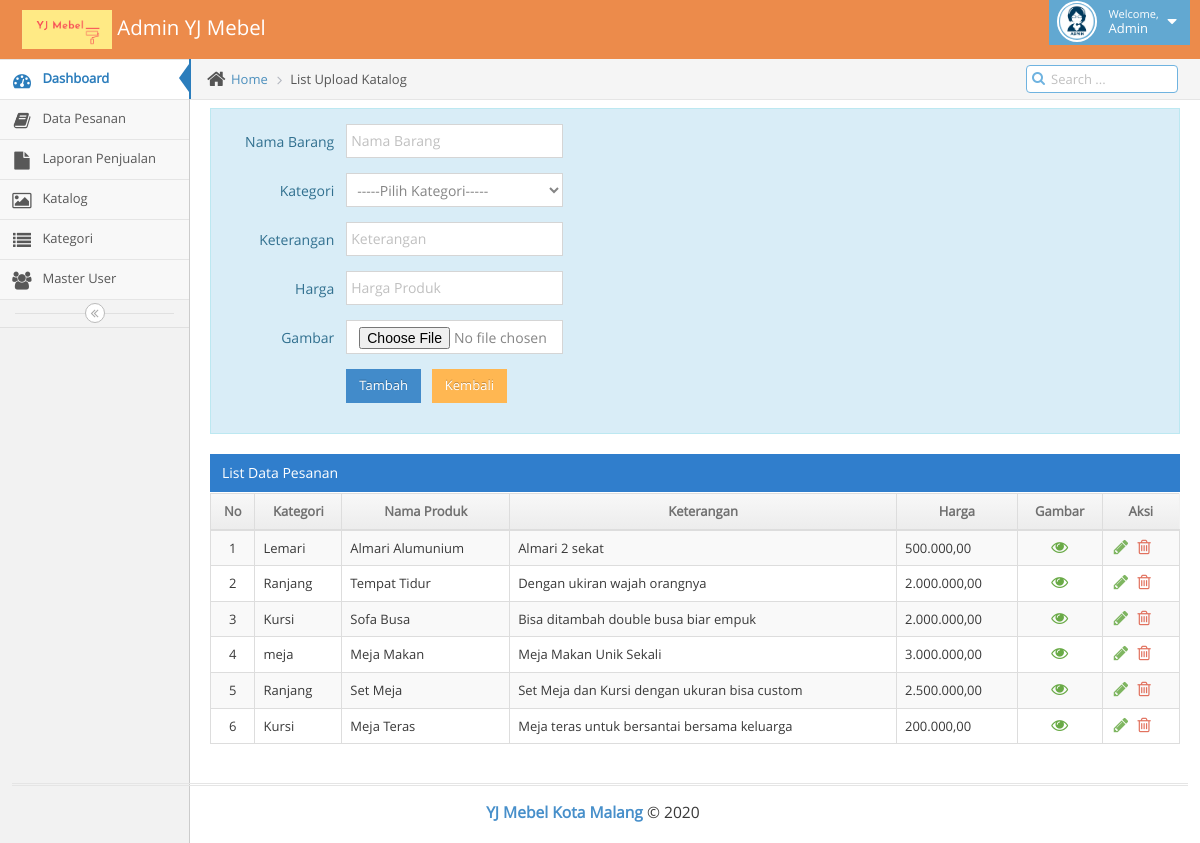
The page /admin_mebel/h_admin/index.php?katalog (signed in) on the database its author committed.
### tables this page shows
CREATE TABLE `produk` (
  `id_barang` int(11) NOT NULL,
  `id_kategori` int(11) NOT NULL,
  `nama_barang` varchar(100) NOT NULL,
  `keterangan` text NOT NULL,
  `harga` varchar(15) NOT NULL,
  `gambar` varchar(50) NOT NULL
);

CREATE TABLE `kategori_produk` (
  `id_kategori` int(11) NOT NULL,
  `nama_kategori` varchar(50) NOT NULL,
  `keterangan` varchar(50) NOT NULL
);

### admin_mebel/h_admin/katalog.php (the view, shortened to what this page needs)
<?php
include "../k.php";
		 ?>
			<div class="main-content">
				<div class="main-content-inner">
					<div class="breadcrumbs ace-save-state" id="breadcrumbs">
						<ul class="breadcrumb">
							<li>
								<i class="ace-icon fa fa-home home-icon"></i>
								<a href="index.php?dashboard">Home</a>
							</li>
							<li class="active">List Upload Katalog</li>
						</ul>
						<div class="nav-search" id="nav-search">
							<form class="form-search">
								<span class="input-icon">
									<input type="text" placeholder="Search ..." class="nav-search-input" id="nav-search-input" autocomplete="off" />
									<i class="ace-icon fa fa-search nav-search-icon"></i>
								</span>
							</form>
						</div>
					</div>
					<div class="page-content">
					<div class="col-sm-15 alert alert-info">
					<div class="row">
					<form name="form1" class="form-horizontal" role="form" action="" method="post" enctype="multipart/form-data">
					<div class="col-md-6 col-xs-12">
						<div class="form-group">
							<label class="col-sm-3 control-label no-padding-right" for="form-field-1-1"> Nama Barang</label>
							<div class="col-sm-6">
								<input required type="text" class="form-control" id="form-field-8" name="nama_barang" placeholder="Nama Barang">
							</div>
						</div>
						<div class="form-group">
							<label class="col-sm-3 control-label no-padding-right" for="form-field-1-1"> Kategori </label>
							<div class="col-sm-6">
								<select required name="id_kategori" class="chosen-select form-control" placeholder="Nama Kategori">
								<option value="">-----Pilih Kategori-----</option>
								</select>
							</div>
						</div>
						<div class="form-group">
							<label class="col-sm-3 control-label no-padding-right" for="form-field-1-1"> Keterangan</label>
							<div class="col-sm-6">
								<input required type="text" class="form-control" id="form-field-8" name="keterangan" placeholder="Keterangan">
							</div>
						</div>
						<div class="form-group">
							<label class="col-sm-3 control-label no-padding-right" for="form-field-1-1"> Harga </label>
							<div class="col-sm-6">
								<input required type="number" class="form-control" id="form-field-8" name="harga" placeholder="Harga Produk">
							</div>
						</div>
						<div class="form-group">
							<label class="col-sm-3 control-label no-padding-right" for="form-field-1-1"> Gambar </label>
							<div class="col-sm-6">
								<input required type="file" accept="image/*" class="form-control" id="form-field-8" name="gambar" placeholder="Gambar Produk">
							</div>
						</div>
						<div class="form-group">
							<label class="col-md-3 control-label no-padding-right" for="form-field-1-1"></label>
							<div class="col-md-9">
								<button type="submit" name="kirim" class="btn btn-sm btn-primary">Tambah</button>&nbsp;&nbsp;
								<a href="index.php?katalog" class="btn btn-sm btn-warning">Kembali</a>
							</div>
						</div>
					</div>
					</form>
				</div>
			</div>
			<div class="row">
			<div class="col-xs-12">
				<div class="table-header">List Data Pesanan</div>
					<div class="table-responsive">
						<table id="dynamic-table" class="table table-striped table-bordered table-hover">
							<thead>
								<tr>
									<th style="text-align: center;">No</th>
									<th style="text-align: center;">Kategori</th>
									<th style="text-align: center;">Nama Produk</th>
									<th style="text-align: center;">Keterangan</th>
									<th style="text-align: center;">Harga</th>
									<th style="text-align: center;">Gambar</th>
									<th style="text-align: center;">Aksi</th>
								</tr>
							</thead>
							<tbody>
								<?php
								$query = "SELECT produk.keterangan, produk.id_barang,produk.nama_barang,produk.harga,produk.gambar,
								kategori_produk.nama_kategori,produk.id_kategori
								FROM produk INNER JOIN kategori_produk ON produk.id_kategori = kategori_produk.id_kategori";
								$sql = mysqli_query($connect, $query);
								$no = 1;
								while ($data = mysqli_fetch_array($sql)) {
								?>
									<tr>
										<td class="center"><?php echo $no; ?></td>
										<td><?php echo $data['nama_kategori']; ?></td>
										<td><?php echo $data['nama_barang']; ?></td>
										<td><?php echo $data['keterangan']; ?></td>
										<td><?php echo number_format($data["harga"], 2, ',', '.'); ?></td>
										<td><center><a href="#modal-gambar<?php echo $data['id_barang']; ?>" role="button" class="green" data-toggle="modal"><center><i class="ace-icon fa fa-eye bigger-130"></i></a></td>
										<td><?php if ($data['id_barang'] != null) { ?>
												<div class=" action-buttons">
													<a href="#modal-edit<?php echo $data['id_barang']; ?>" role="button" class="green" data-toggle="modal"><i class="ace-icon fa fa-pencil bigger-130"></i></a>
													<a class="red" href="#modal-delete<?php echo $data['id_barang']; ?>" role="button" data-toggle="modal"><i class="ace-icon fa fa-trash-o bigger-130"></i></a>
												</div>
											<?php } ?>
										</td>
									</tr>
					<?php $no++;
									} ?>
					</tbody>
					</table>
					</div>
				</div>
			</div>
		</div>
							</div>
						</div>
					</div>
	</body>
</html>

### admin_mebel/h_admin/index.php (shortened to what this page needs)
<!DOCTYPE html>
<html lang="en">
	<head>
		<link rel="stylesheet" href="../assets/css/bootstrap.min.css" />
		<link rel="stylesheet" href="../assets/font-awesome/4.5.0/css/font-awesome.min.css" />
		<link rel="stylesheet" href="../assets/css/ace.min.css" class="ace-main-stylesheet" id="main-ace-style" />
		<link rel="stylesheet" href="../assets/css/ace-skins.min.css" />
		<link rel="stylesheet" href="../assets/css/ace-rtl.min.css" />
		<link rel="stylesheet" href="../assets/css/jquery-ui.custom.min.css" />
		<link rel="stylesheet" href="../assets/css/chosen.min.css" />
		<link rel="stylesheet" href="../assets/css/bootstrap-datepicker3.min.css" />
		<link rel="stylesheet" href="../assets/css/bootstrap-timepicker.min.css" />
		<link rel="stylesheet" href="../assets/css/daterangepicker.min.css" />
		<link rel="stylesheet" href="../assets/css/bootstrap-datetimepicker.min.css" />
		<link rel="stylesheet" href="../assets/css/bootstrap-colorpicker.min.css" />
		<link rel="stylesheet" href="../assets/css/custom.css" />
	</head>
	<body class="no-skin">
		<div id="navbar" class="navbar navbar-default          ace-save-state">
			<div class="navbar-container ace-save-state" id="navbar-container">
				<div class="navbar-header pull-left">
					<a href="index.php" class="navbar-brand">
						<small>
							<img class="nav-user-photo" width="90px" src="../assets/images/logo3.png" alt="File" />
							Admin YJ Mebel
						</small>
					</a>
				</div>
				<div class="navbar-buttons navbar-header pull-right" role="navigation">
					<ul class="nav ace-nav">
						<li class="light-blue dropdown-modal">
							<a data-toggle="dropdown" href="#" class="dropdown-toggle">
								<img class="nav-user-photo" src="../assets/images/avatars/admin.png" alt="Admin" />
								<span class="user-info">
									<small>Welcome,</small>
									Admin
								</span>
								<i class="ace-icon fa fa-caret-down"></i>
							</a>
						</li>
					</ul>
				</div>
			</div>
		</div>
		<div class="main-container ace-save-state" id="main-container">
			<div id="sidebar" class="sidebar                  responsive                    ace-save-state">
				<ul class="nav nav-list">
					<li class="active">
						<a href="index.php"><i class="menu-icon fa fa-tachometer"></i><span class="menu-text"> Dashboard </span></a>
					</li>
					<li class="">
						<a href="index.php?data_pesanan"><i class="menu-icon fa fa-book"></i><span class="menu-text"> Data Pesanan </span></a>
					</li>
					<li class="">
						<a href="index.php?laporan_penjualan"><i class="menu-icon fa fa-file"></i><span class="menu-text"> Laporan Penjualan </span></a>
					</li>
					<li class="">
						<a href="index.php?katalog"><i class="menu-icon fa fa-image"></i><span class="menu-text"> Katalog </span></a>
					</li>
					<li class="">
						<a href="index.php?kategori"><i class="menu-icon fa fa-list"></i><span class="menu-text"> Kategori </span></a>
					</li>
					<li class="">
						<a href="index.php?user"><i class="menu-icon fa fa-group"></i><span class="menu-text"> Master User </span></a>
					</li>
				</ul>
				<div class="sidebar-toggle sidebar-collapse" id="sidebar-collapse">
					<i id="sidebar-toggle-icon" class="ace-icon fa fa-angle-double-left ace-save-state" data-icon1="ace-icon fa fa-angle-double-left" data-icon2="ace-icon fa fa-angle-double-right"></i>
				</div>
			</div>
			<?php
			if(isset($_REQUEST['dashboard'])){
				include("dashboard.php");
			}
			else if(isset($_REQUEST['user'])){
				include("user.php");
			}
			else if(isset($_REQUEST['laporan_penjualan'])){
				include("laporan_penjualan.php");
			}
			else if(isset($_REQUEST['data_pesanan'])){
				include("data_pesanan.php");
			}
			else if(isset($_REQUEST['transaksi_pembayaran'])){
				include("transaksi_pembayaran.php");
			}
			else if(isset($_REQUEST['katalog'])){
				include("katalog.php");
			}
			 ?>
			<div class="footer">
				<div class="footer-inner">
					<div class="footer-content">
						<span class="bigger-120">
							<span class="blue bolder">YJ Mebel Kota Malang</span>
							&copy; 2020
						</span>
					</div>
				</div>
			</div>
	</body>
</html>

### admin_mebel/assets/css/custom.css (style rules this page uses)
.form-group { overflow: hidden; }

### rows shown on the page
produk: id_kategori.nama_kategori "Lemari", nama_barang "Almari Alumunium", keterangan "Almari 2 sekat", harga "500.000,00"
produk: id_kategori.nama_kategori "Ranjang", nama_barang "Tempat Tidur", keterangan "Dengan ukiran wajah orangnya", harga "2.000.000,00"
produk: id_kategori.nama_kategori "Kursi", nama_barang "Sofa Busa", keterangan "Bisa ditambah double busa biar empuk", harga "2.000.000,00"
produk: id_kategori.nama_kategori "meja", nama_barang "Meja Makan", keterangan "Meja Makan Unik Sekali", harga "3.000.000,00"
produk: id_kategori.nama_kategori "Ranjang", nama_barang "Set Meja", keterangan "Set Meja dan Kursi dengan ukuran bisa custom", harga "2.500.000,00"
produk: id_kategori.nama_kategori "Kursi", nama_barang "Meja Teras", keterangan "Meja teras untuk bersantai bersama keluarga", harga "200.000,00"
